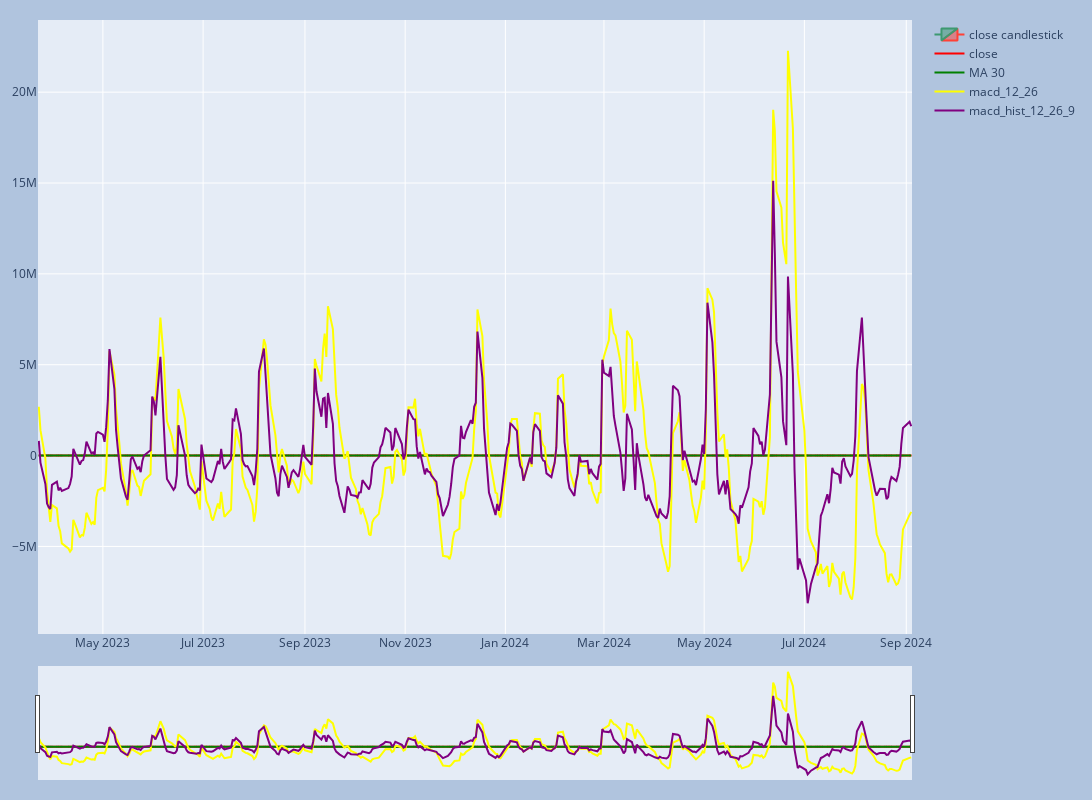

The notebook cell saved with this chart:
### Code cell
import yfinance as yf
import pandas as pd


import plotly.graph_objects as go

# axs[0].plot(df["close"])
# axs[0].plot(df["close_bollinger_upper_30"])
# axs[0].plot(df["close_rolling_mean_30"])
# axs[0].plot(df["close_bollinger_lower_30"])

# only take the last 365 days
df = df.iloc[-365:]

fig = go.Figure(
    data=[
        go.Candlestick(
            x=df['date'],
            open=df['open'],
            high=df['high'],
            low=df['low'],
            close=df['close'],
            name='close candlestick'
        ),
        go.Scatter(
            x=df['date'],
            y=df['close'],
            mode='lines',
            line=go.scatter.Line(color='red'),
            name='close'
        ),
        go.Scatter(
            x=df['date'],
            y=df['close_rolling_mean_30'],
            mode='lines',
            line=go.scatter.Line(color='green'),
            name='MA 30'
        ),
        # go.Scatter(
        #     x=df['date'],
        #     y=df['close_bollinger_upper_30'],
        #     mode='lines',
        #     line=go.scatter.Line(color='blue'),
        #     name='Upper 30'
        # ),
        # go.Scatter(
        #     x=df['date'],
        #     y=df['close_bollinger_lower_30'],
        #     mode='lines',
        #     line=go.scatter.Line(color='blue'),
        #     name='Lower 30'
        # ),


        go.Scatter(
            x=df['date'],
            y=df['macd_12_26'],
            mode='lines',
            line=go.scatter.Line(color='yellow'),
            name='macd_12_26'
        ),
        go.Scatter(
            x=df['date'],
            y=df['macd_hist_12_26_9'],
            mode='lines',
            line=go.scatter.Line(color='purple'),
            name='macd_hist_12_26_9'
        ),
        # go.Scatter(
        #     x=df['date'],
        #     y=df['lead_1_30'],
        #     mode='lines',
        #     line=go.scatter.Line(color='orange'),
        #     name='lead_1_30'
        # ),
        # go.Scatter(
        #     x=df['date'],
        #     y=df['lead_2_30'],
        #     mode='lines',
        #     line=go.scatter.Line(color='orange'),
        #     name='lead_2_30'
        # ),

    # data[f"short_ema_{short_window}"] = data[column].ewm(span=short_window, adjust=False).mean()
    # data[f"long_ema_{long_window}"] = data[column].ewm(span=long_window, adjust=False).mean()
    # data[f"macd_{short_window}_{long_window}"] = data[f"short_ema_{short_window}"] - data[f"long_ema_{long_window}"]
    # data[f"signal_{signal_window}"] = data[f"macd_{short_window}_{
    #     long_window}"].ewm(span=signal_window, adjust=False).mean()
    # data[f"macd_hist_{short_window}_{long_window}_{signal_window}"] = data[f"macd_{
    #     short_window}_{long_window}"] - data[f"signal_{signal_window}"]


    ]
)

fig.update_layout(
    xaxis_rangeslider_visible=True,
    autosize=False,
    margin=dict(l=20, r=20, t=20, b=20),
    width=1600,
    height=800,
    paper_bgcolor="LightSteelBlue",
)

fig.show()

### Figure 1 — Plotly figure (JSON) as saved in the notebook; plotly's stock layout.template omitted (floating-point values rounded to 4 significant figures; data arrays with more than 128 entries replaced by an {"elided": "..."} marker saying what was removed)
{"data": [{"close": {"elided": "365 float values"}, "high": {"elided": "365 float values"}, "low": {"elided": "365 float values"}, "name": "close candlestick", "open": {"elided": "365 float values"}, "type": "candlestick", "x": {"elided": "365 str values"}}, {"line": {"color": "red"}, "mode": "lines", "name": "close", "type": "scatter", "x": {"elided": "365 str values"}, "y": {"elided": "365 float values"}}, {"line": {"color": "green"}, "mode": "lines", "name": "MA 30", "type": "scatter", "x": {"elided": "365 str values"}, "y": {"elided": "365 float values"}}, {"line": {"color": "yellow"}, "mode": "lines", "name": "macd_12_26", "type": "scatter", "x": {"elided": "365 str values"}, "y": {"elided": "365 float values"}}, {"line": {"color": "purple"}, "mode": "lines", "name": "macd_hist_12_26_9", "type": "scatter", "x": {"elided": "365 str values"}, "y": {"elided": "365 float values"}}], "layout": {"autosize": false, "height": 800, "margin": {"b": 20, "l": 20, "r": 20, "t": 20}, "paper_bgcolor": "LightSteelBlue", "width": 1600, "xaxis": {"rangeslider": {"visible": true}}}}
